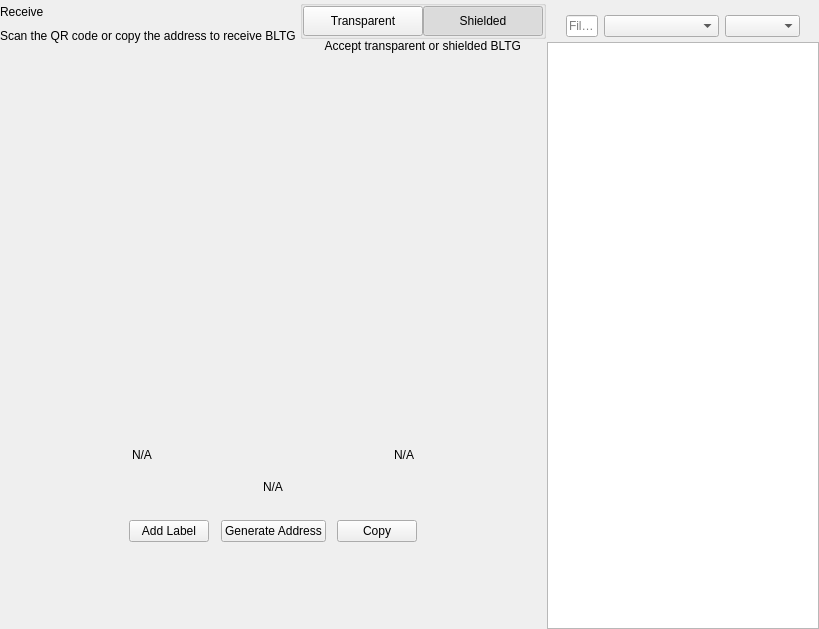
<?xml version="1.0" encoding="UTF-8"?>
<ui version="4.0">
 <class>ReceiveWidget</class>
 <widget class="QWidget" name="ReceiveWidget">
  <property name="geometry">
   <rect>
    <x>0</x>
    <y>0</y>
    <width>819</width>
    <height>629</height>
   </rect>
  </property>
  <property name="minimumSize">
   <size>
    <width>0</width>
    <height>0</height>
   </size>
  </property>
  <property name="windowTitle">
   <string notr="true">N/A</string>
  </property>
  <layout class="QHBoxLayout" name="horizontalLayout_2" stretch="2,1">
   <property name="spacing">
    <number>0</number>
   </property>
   <property name="leftMargin">
    <number>0</number>
   </property>
   <property name="topMargin">
    <number>0</number>
   </property>
   <property name="rightMargin">
    <number>0</number>
   </property>
   <property name="bottomMargin">
    <number>0</number>
   </property>
   <item>
    <widget class="QWidget" name="left" native="true">
     <layout class="QVBoxLayout" name="verticalLayout_3">
      <property name="leftMargin">
       <number>0</number>
      </property>
      <property name="topMargin">
       <number>0</number>
      </property>
      <property name="rightMargin">
       <number>0</number>
      </property>
      <property name="bottomMargin">
       <number>0</number>
      </property>
      <item>
       <layout class="QVBoxLayout" name="verticalLayout_2">
        <property name="spacing">
         <number>0</number>
        </property>
        <property name="leftMargin">
         <number>0</number>
        </property>
        <item>
         <layout class="QHBoxLayout" name="horizontalLayout_3">
          <property name="spacing">
           <number>0</number>
          </property>
          <item>
           <layout class="QVBoxLayout" name="verticalLayout_4">
            <property name="spacing">
             <number>5</number>
            </property>
            <item>
             <widget class="QLabel" name="labelTitle">
              <property name="text">
               <string>Receive</string>
              </property>
             </widget>
            </item>
            <item alignment="Qt::AlignTop">
             <widget class="QLabel" name="labelSubtitle1">
              <property name="text">
               <string>Scan the QR code or copy the address to receive BLTG</string>
              </property>
             </widget>
            </item>
           </layout>
          </item>
          <item>
           <spacer name="horizontalSpacer">
            <property name="orientation">
             <enum>Qt::Horizontal</enum>
            </property>
            <property name="sizeHint" stdset="0">
             <size>
              <width>40</width>
              <height>20</height>
             </size>
            </property>
           </spacer>
          </item>
          <item>
           <widget class="QWidget" name="containerViewPrivacyChecks" native="true">
            <layout class="QVBoxLayout" name="containerPrivacyChecks">
             <property name="spacing">
              <number>0</number>
             </property>
             <property name="leftMargin">
              <number>0</number>
             </property>
             <property name="topMargin">
              <number>0</number>
             </property>
             <property name="rightMargin">
              <number>0</number>
             </property>
             <property name="bottomMargin">
              <number>0</number>
             </property>
             <item alignment="Qt::AlignHCenter|Qt::AlignVCenter">
              <widget class="QGroupBox" name="groupBox">
               <property name="title">
                <string/>
               </property>
               <layout class="QHBoxLayout" name="horizontalLayout_2_1">
                <property name="spacing">
                 <number>0</number>
                </property>
                <property name="leftMargin">
                 <number>0</number>
                </property>
                <property name="topMargin">
                 <number>0</number>
                </property>
                <property name="rightMargin">
                 <number>0</number>
                </property>
                <property name="bottomMargin">
                 <number>0</number>
                </property>
                <item>
                 <widget class="QPushButton" name="pushLeft">
                  <property name="minimumSize">
                   <size>
                    <width>120</width>
                    <height>30</height>
                   </size>
                  </property>
                  <property name="maximumSize">
                   <size>
                    <width>120</width>
                    <height>30</height>
                   </size>
                  </property>
                  <property name="focusPolicy">
                   <enum>Qt::NoFocus</enum>
                  </property>
                  <property name="text">
                   <string>Transparent</string>
                  </property>
                  <property name="checkable">
                   <bool>true</bool>
                  </property>
                  <property name="autoExclusive">
                   <bool>true</bool>
                  </property>
                 </widget>
                </item>
                <item>
                 <widget class="QPushButton" name="pushRight">
                  <property name="minimumSize">
                   <size>
                    <width>120</width>
                    <height>30</height>
                   </size>
                  </property>
                  <property name="maximumSize">
                   <size>
                    <width>120</width>
                    <height>30</height>
                   </size>
                  </property>
                  <property name="focusPolicy">
                   <enum>Qt::NoFocus</enum>
                  </property>
                  <property name="text">
                   <string>Shielded</string>
                  </property>
                  <property name="checkable">
                   <bool>true</bool>
                  </property>
                  <property name="checked">
                   <bool>true</bool>
                  </property>
                  <property name="autoExclusive">
                   <bool>true</bool>
                  </property>
                 </widget>
                </item>
               </layout>
              </widget>
             </item>
             <item alignment="Qt::AlignHCenter|Qt::AlignTop">
              <widget class="QLabel" name="labelSubtitle2">
               <property name="text">
                <string>Accept transparent or shielded BLTG</string>
               </property>
               <property name="alignment">
                <set>Qt::AlignRight|Qt::AlignTrailing|Qt::AlignVCenter</set>
               </property>
              </widget>
             </item>
            </layout>
           </widget>
          </item>
         </layout>
        </item>
        <item>
         <spacer name="verticalSpacer_2">
          <property name="orientation">
           <enum>Qt::Vertical</enum>
          </property>
          <property name="sizeType">
           <enum>QSizePolicy::Expanding</enum>
          </property>
          <property name="sizeHint" stdset="0">
           <size>
            <width>20</width>
            <height>50</height>
           </size>
          </property>
         </spacer>
        </item>
        <item alignment="Qt::AlignHCenter">
         <widget class="QWidget" name="layoutQR" native="true">
          <property name="maximumSize">
           <size>
            <width>510</width>
            <height>16777215</height>
           </size>
          </property>
          <layout class="QVBoxLayout" name="verticalLayoutQr">
           <item>
            <spacer name="verticalSpacer11">
             <property name="orientation">
              <enum>Qt::Vertical</enum>
             </property>
             <property name="sizeType">
              <enum>QSizePolicy::Fixed</enum>
             </property>
             <property name="sizeHint" stdset="0">
              <size>
               <width>20</width>
               <height>20</height>
              </size>
             </property>
            </spacer>
           </item>
           <item alignment="Qt::AlignHCenter">
            <widget class="QLabel" name="labelQrImg">
             <property name="minimumSize">
              <size>
               <width>260</width>
               <height>260</height>
              </size>
             </property>
             <property name="maximumSize">
              <size>
               <width>260</width>
               <height>260</height>
              </size>
             </property>
             <property name="text">
              <string/>
             </property>
             <property name="alignment">
              <set>Qt::AlignCenter</set>
             </property>
            </widget>
           </item>
           <item>
            <spacer name="verticalSpacer_21">
             <property name="orientation">
              <enum>Qt::Vertical</enum>
             </property>
             <property name="sizeType">
              <enum>QSizePolicy::Fixed</enum>
             </property>
             <property name="sizeHint" stdset="0">
              <size>
               <width>20</width>
               <height>30</height>
              </size>
             </property>
            </spacer>
           </item>
           <item>
            <widget class="QWidget" name="widget" native="true">
             <property name="minimumSize">
              <size>
               <width>0</width>
               <height>0</height>
              </size>
             </property>
             <layout class="QHBoxLayout" name="horizontalLayout_5">
              <item>
               <widget class="QLabel" name="labelLabel">
                <property name="text">
                 <string notr="true">N/A</string>
                </property>
               </widget>
              </item>
              <item>
               <spacer name="horizontalSpacer_2">
                <property name="orientation">
                 <enum>Qt::Horizontal</enum>
                </property>
                <property name="sizeHint" stdset="0">
                 <size>
                  <width>141</width>
                  <height>20</height>
                 </size>
                </property>
               </spacer>
              </item>
              <item>
               <widget class="QLabel" name="labelDate">
                <property name="text">
                 <string notr="true">N/A</string>
                </property>
                <property name="alignment">
                 <set>Qt::AlignRight|Qt::AlignTrailing|Qt::AlignVCenter</set>
                </property>
               </widget>
              </item>
             </layout>
            </widget>
           </item>
           <item>
            <widget class="QLabel" name="labelAddress">
             <property name="sizePolicy">
              <sizepolicy hsizetype="Expanding" vsizetype="Preferred">
               <horstretch>0</horstretch>
               <verstretch>0</verstretch>
              </sizepolicy>
             </property>
             <property name="minimumSize">
              <size>
               <width>300</width>
               <height>0</height>
              </size>
             </property>
             <property name="text">
              <string notr="true">N/A</string>
             </property>
             <property name="alignment">
              <set>Qt::AlignCenter</set>
             </property>
            </widget>
           </item>
           <item>
            <spacer name="verticalSpacer_4">
             <property name="orientation">
              <enum>Qt::Vertical</enum>
             </property>
             <property name="sizeType">
              <enum>QSizePolicy::Fixed</enum>
             </property>
             <property name="sizeHint" stdset="0">
              <size>
               <width>20</width>
               <height>20</height>
              </size>
             </property>
            </spacer>
           </item>
           <item>
            <layout class="QHBoxLayout" name="horizontalLayout_4">
             <item alignment="Qt::AlignHCenter">
              <widget class="QPushButton" name="pushButtonLabel">
               <property name="focusPolicy">
                <enum>Qt::NoFocus</enum>
               </property>
               <property name="text">
                <string>Add Label</string>
               </property>
              </widget>
             </item>
             <item alignment="Qt::AlignHCenter">
              <widget class="QPushButton" name="pushButtonNewAddress">
               <property name="focusPolicy">
                <enum>Qt::NoFocus</enum>
               </property>
               <property name="text">
                <string>Generate Address</string>
               </property>
              </widget>
             </item>
             <item alignment="Qt::AlignHCenter">
              <widget class="QPushButton" name="pushButtonCopy">
               <property name="focusPolicy">
                <enum>Qt::NoFocus</enum>
               </property>
               <property name="text">
                <string>Copy</string>
               </property>
              </widget>
             </item>
            </layout>
           </item>
           <item>
            <spacer name="verticalSpacer_3">
             <property name="orientation">
              <enum>Qt::Vertical</enum>
             </property>
             <property name="sizeType">
              <enum>QSizePolicy::Expanding</enum>
             </property>
             <property name="sizeHint" stdset="0">
              <size>
               <width>20</width>
               <height>20</height>
              </size>
             </property>
            </spacer>
           </item>
          </layout>
         </widget>
        </item>
        <item>
         <spacer name="verticalSpacer">
          <property name="orientation">
           <enum>Qt::Vertical</enum>
          </property>
          <property name="sizeHint" stdset="0">
           <size>
            <width>20</width>
            <height>40</height>
           </size>
          </property>
         </spacer>
        </item>
       </layout>
      </item>
     </layout>
    </widget>
   </item>
   <item>
    <widget class="QWidget" name="right" native="true">
     <layout class="QVBoxLayout" name="verticalLayout_5">
      <property name="spacing">
       <number>0</number>
      </property>
      <property name="leftMargin">
       <number>1</number>
      </property>
      <property name="topMargin">
       <number>0</number>
      </property>
      <property name="rightMargin">
       <number>0</number>
      </property>
      <property name="bottomMargin">
       <number>0</number>
      </property>
      <item>
       <layout class="QVBoxLayout" name="container_right">
        <property name="spacing">
         <number>0</number>
        </property>
        <property name="leftMargin">
         <number>0</number>
        </property>
        <property name="rightMargin">
         <number>0</number>
        </property>
        <item>
         <layout class="QVBoxLayout" name="verticalLayout">
          <property name="spacing">
           <number>6</number>
          </property>
          <property name="leftMargin">
           <number>19</number>
          </property>
          <property name="rightMargin">
           <number>19</number>
          </property>
          <item>
           <widget class="OptionButton" name="btnRequest" native="true"/>
          </item>
          <item>
           <widget class="OptionButton" name="btnMyAddresses" native="true">
            <property name="sizePolicy">
             <sizepolicy hsizetype="Preferred" vsizetype="Minimum">
              <horstretch>0</horstretch>
              <verstretch>0</verstretch>
             </sizepolicy>
            </property>
           </widget>
          </item>
         </layout>
        </item>
        <item>
         <widget class="QWidget" name="sortWidget" native="true">
          <layout class="QHBoxLayout" name="horizontalLayout_6">
           <property name="leftMargin">
            <number>19</number>
           </property>
           <property name="rightMargin">
            <number>19</number>
           </property>
           <property name="bottomMargin">
            <number>5</number>
           </property>
           <item>
            <widget class="QLineEdit" name="lineEditFilter">
             <property name="sizePolicy">
              <sizepolicy hsizetype="Expanding" vsizetype="Fixed">
               <horstretch>0</horstretch>
               <verstretch>0</verstretch>
              </sizepolicy>
             </property>
             <property name="minimumSize">
              <size>
               <width>0</width>
               <height>0</height>
              </size>
             </property>
             <property name="contextMenuPolicy">
              <enum>Qt::DefaultContextMenu</enum>
             </property>
             <property name="acceptDrops">
              <bool>false</bool>
             </property>
             <property name="maxLength">
              <number>40</number>
             </property>
             <property name="placeholderText">
              <string>Filter</string>
             </property>
            </widget>
           </item>
           <item>
            <spacer name="horizontalSpacer_3">
             <property name="orientation">
              <enum>Qt::Horizontal</enum>
             </property>
             <property name="sizeType">
              <enum>QSizePolicy::Preferred</enum>
             </property>
             <property name="sizeHint" stdset="0">
              <size>
               <width>20</width>
               <height>20</height>
              </size>
             </property>
            </spacer>
           </item>
           <item>
            <widget class="QComboBox" name="comboBoxSort">
             <property name="sizePolicy">
              <sizepolicy hsizetype="Preferred" vsizetype="Fixed">
               <horstretch>0</horstretch>
               <verstretch>0</verstretch>
              </sizepolicy>
             </property>
             <property name="minimumSize">
              <size>
               <width>115</width>
               <height>0</height>
              </size>
             </property>
            </widget>
           </item>
           <item>
            <widget class="QComboBox" name="comboBoxSortOrder">
             <property name="sizePolicy">
              <sizepolicy hsizetype="Preferred" vsizetype="Fixed">
               <horstretch>0</horstretch>
               <verstretch>0</verstretch>
              </sizepolicy>
             </property>
             <property name="minimumSize">
              <size>
               <width>75</width>
               <height>0</height>
              </size>
             </property>
            </widget>
           </item>
          </layout>
          <zorder>comboBoxSort</zorder>
          <zorder>comboBoxSortOrder</zorder>
          <zorder>lineEditFilter</zorder>
         </widget>
        </item>
        <item>
         <widget class="QListView" name="listViewAddress"/>
        </item>
       </layout>
      </item>
     </layout>
    </widget>
   </item>
  </layout>
 </widget>
 <customwidgets>
  <customwidget>
   <class>OptionButton</class>
   <extends>QWidget</extends>
   <header>qt/bltg/optionbutton.h</header>
   <container>1</container>
  </customwidget>
 </customwidgets>
 <resources/>
 <connections/>
</ui>
